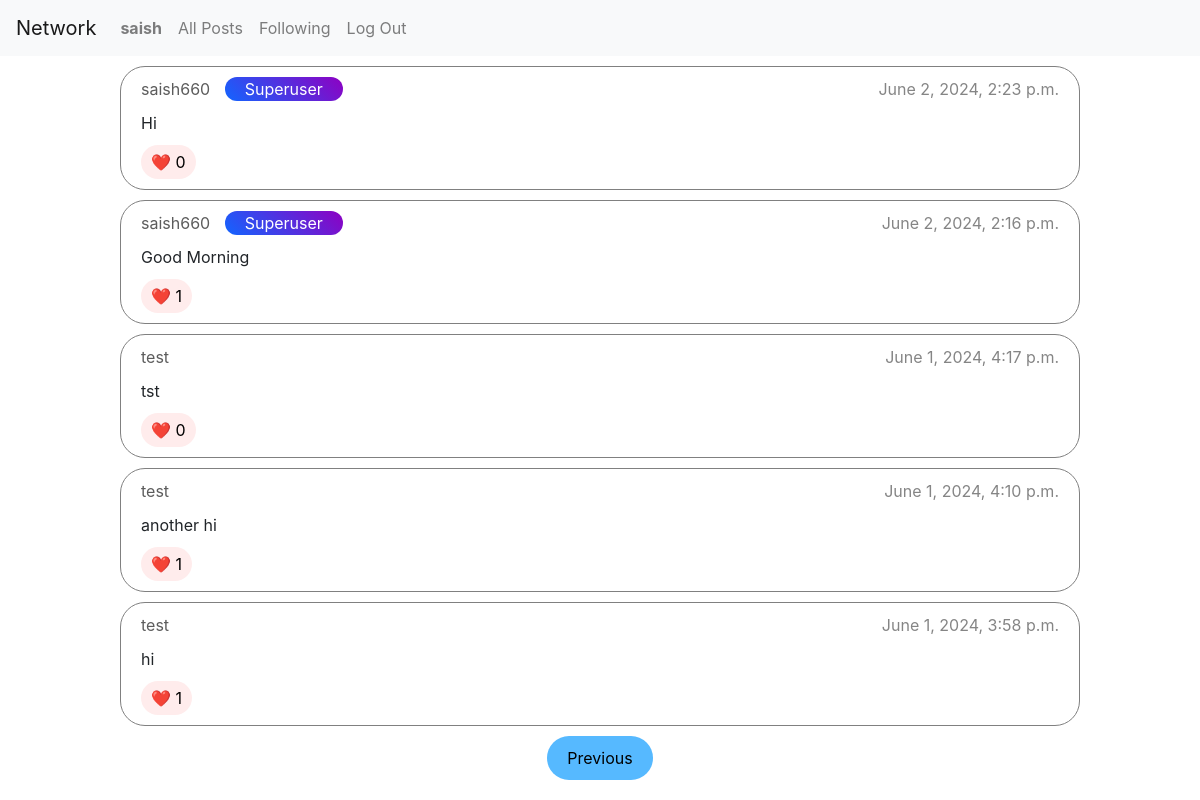
The page /following?page_num=2 (signed in) on the database its author committed.
### network/models.py (models this page shows)
class User(AbstractUser):
    followers = models.ManyToManyField('self', symmetrical=False, blank=True, related_name="following")

class Post(models.Model):
    message = models.CharField(max_length=128)
    user = models.ForeignKey(User, on_delete=models.CASCADE, related_name="posts")
    timestamp = models.DateTimeField()
    likes = models.ManyToManyField(User, blank=True, related_name="liked_posts")

### network/views.py (the view)
# urls.py: path("following", views.following_posts, name="following_posts"),
@login_required
def following_posts(request):
    following_list = request.user.following.all()
    posts = Post.objects.filter(user__in = following_list).order_by("-timestamp")
    return render(request, "network/following.html", {
        "page": paginate(request, posts)
    })

### network/views.py (called while the page is built)
def paginate(request, posts):
    try:
        page_num = int(request.GET.get('page_num'))
    except:
        page_num = 1
    pages = Paginator(posts, 10)
    if page_num > pages.num_pages:
        return HttpResponse("404 Page Not Found", status=404)
    return pages.page(page_num)

### network/templates/network/following.html (shortened to what this page needs)
{% extends 'network/layout.html' %}
{% block body %}
    {% for post in page %}
        <div class="post-card" data-id="{{ post.id }}">
            <div class="post-details">
                <div class="user-details-div">
                    <a class="username" href="{% url 'profile' post.user.username %}">{{ post.user.username }}</a>
                    {% if post.user.is_superuser %}
                        <span class="post-user-tag">Superuser</span>
                    {% endif %}
                </div>
                <div>
                    <span class="timestamp">{{ post.timestamp }}</span>
                </div>
            </div>
            <div class="post-message">{{ post.message }}</div>
            <div>
                <button class="like-button">❤️ <span class="like-count">{{ post.likes.all.count }}</span></button>
            </div>
        </div>
    {% empty %}
        <p>No posts yet</p>
    {% endfor %}
    <div class="pagination-buttons-div">
        {% if page.has_previous %}
            <a href="{% url 'following_posts' %}?page_num={{ page.previous_page_number }}" class="pagination-buttons">Previous</a>
        {% endif %}
    </div>
{% endblock %}

### network/templates/network/layout.html (shortened to what this page needs)
{% load static %}
<!DOCTYPE html>
<html lang="en">
    <head>
        <link rel="stylesheet" href="https://stackpath.bootstrapcdn.com/bootstrap/4.4.1/css/bootstrap.min.css">
        <link href="{% static 'network/styles.css' %}" rel="stylesheet">
    </head>
    <body>
        <nav class="navbar navbar-expand-lg navbar-light bg-light">
            <a class="navbar-brand" href="{% url 'index' %}">Network</a>
            <div>
              <ul class="navbar-nav mr-auto">
                {% if user.is_authenticated %}
                    <li class="nav-item">
                        <a class="nav-link" href="{% url 'profile' request.user.username %}"><strong>{{ user.username }}</strong></a>
                    </li>
                {% endif %}
                <li class="nav-item">
                  <a class="nav-link" href="{% url 'all_posts' %}">All Posts</a>
                </li>
                {% if user.is_authenticated %}
                    <li class="nav-item">
                        <a class="nav-link" href="{% url 'following_posts' %}">Following</a>
                    </li>
                    <li class="nav-item">
                        <a class="nav-link" href="{% url 'logout' %}">Log Out</a>
                    </li>
                {% endif %}
              </ul>
            </div>
          </nav>
        <div class="body">
            {% block body %}
            {% endblock %}
        </div>
    </body>
</html>

### network/static/network/styles.css (style rules this page uses)
* { margin: 0; padding: 0; box-sizing: border-box; }
body { font-size: 16px; }
.post-card { border: 1px solid grey; border-radius: 25px; width: 80%; margin: 10px auto; padding: 10px 20px; display: flex; flex-direction: column; }
.post-card .post-details { color: rgb(133, 133, 133); }
.post-card .username { color: rgb(92, 92, 92); margin: 0 10px 0 0; }
.post-user-tag { background: linear-gradient(45deg, rgb(18, 101, 255), rgb(142, 0, 194)); color: white; padding: 2px 20px; border-radius: 20px; }
.user-details-div { float: left; }
.post-card .timestamp { float: right; }
.post-message { margin: 10px 0; }
.like-button { display: inline-block; border: none; background: rgb(255, 236, 236); padding: 5px 10px; border-radius: 25px; }
.pagination-buttons-div { display: flex; justify-content: center; }
.pagination-buttons { text-decoration: none; background-color: rgb(86, 185, 255); color: black; padding: 10px 20px; border-radius: 25px; margin: 0 10px; }

### rows shown on the page
User: username "saish"
Post: user.username "saish660", shows "Superuser", timestamp "June 2, 2024, 2:23 p.m.", message "Hi", likes.all.count "0"
Post: user.username "saish660", shows "Superuser", timestamp "June 2, 2024, 2:16 p.m.", message "Good Morning", likes.all.count "1"
Post: user.username "test", timestamp "June 1, 2024, 4:17 p.m.", message "tst", likes.all.count "0"
Post: user.username "test", timestamp "June 1, 2024, 4:10 p.m.", message "another hi", likes.all.count "1"
Post: user.username "test", timestamp "June 1, 2024, 3:58 p.m.", message "hi", likes.all.count "1"
